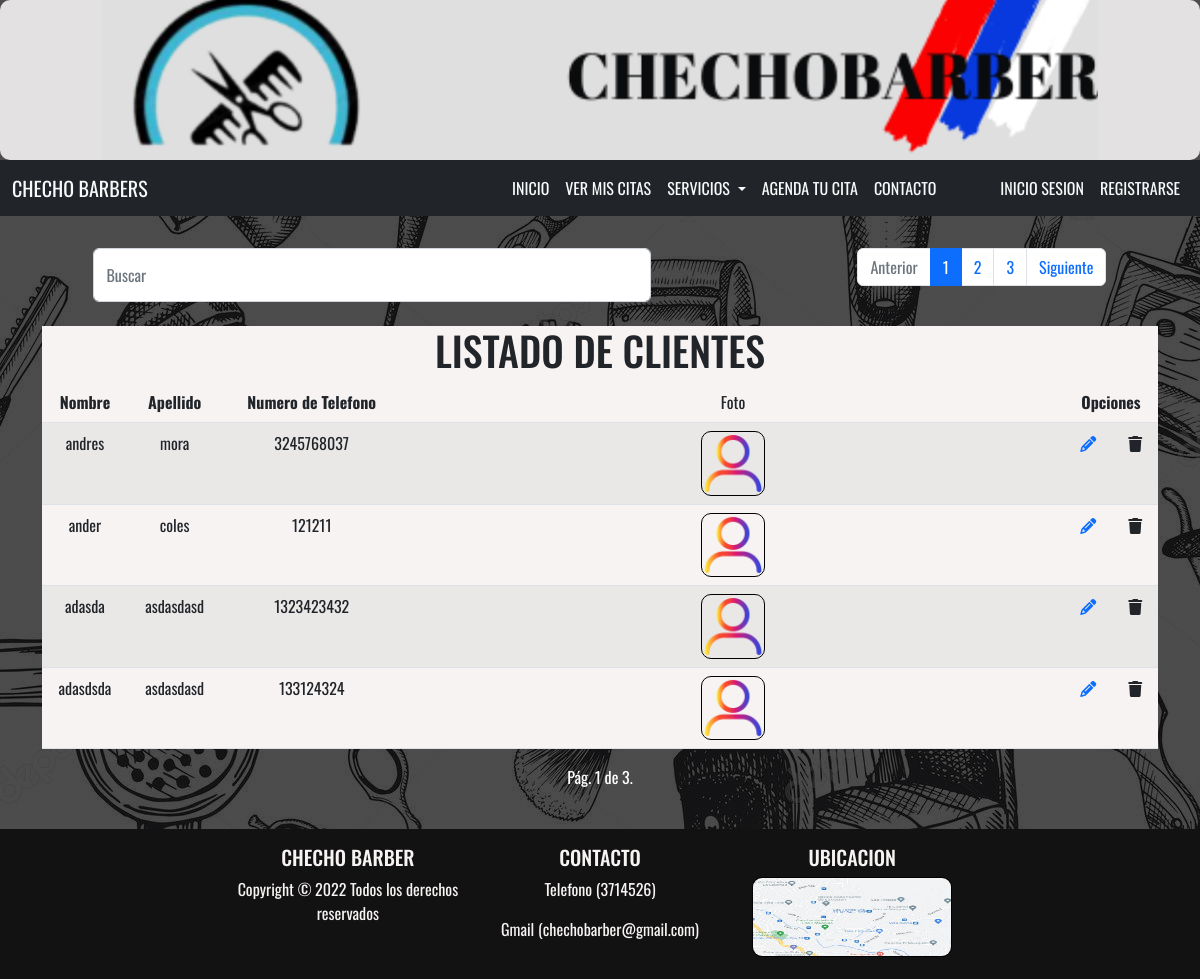
/listarClientes/, run on the app's committed database.
### checho/models.py (models this page shows, shortened)
class Clientes(models.Model):
    nombre=models.CharField(max_length=100)
    apellido=models.CharField(max_length=100)
    numeroTelefono=models.PositiveIntegerField()
    usuario=models.CharField(max_length=100)
    contraseña=models.CharField(max_length=100)
    rol=models.CharField(max_length=100,default="cliente")
    foto = models.ImageField(upload_to = 'checho/fotos', default = 'checho/fotos/default.png')

### checho/views.py (the view)
# urls.py: path('listarClientes/', views.listarClientes,name='listarClientes'),
def listarClientes(request):
    q=Clientes.objects.all()
    pag = Paginator(q, 4)   #cinco registros por página
    page_number = request.GET.get('page')
    q = pag.get_page(page_number)
    contexto = {'page_obj': q}
    return render(request,'usuario/listarUsuarios.html',contexto)

### checho/templates/usuario/listarUsuarios.html (shortened to what this page needs)
{% extends 'bases/base.html' %}
{%block content %}
<div id="respuesta" >
{% if page_obj %}
<div id="listar">
    <section class="container ">
        <div >
            <div style="display: flex; justify-content: space-around;">
                <input class="form-control " type="search" placeholder="Buscar" aria-label="Buscar" id="dato"
                name="dato" value="{{ dato_buscado }}"
                onkeyup="buscarCliente('{% url 'checho:clientesBuscar' %}');" style="width:50% ;">
            <br/>
            <nav aria-label="..." style="z-index: 1;">
                <ul class="pagination">
                    <li class="page-item {% if not page_obj.has_previous %}disabled{% endif %}">
                        <a class="page-link" {% if page_obj.has_previous %} href="?page={{ page_obj.previous_page_number }}" {% endif %}>Anterior</a>
                    </li>
                    {% for i in "x"|rjust:page_obj.paginator.num_pages|make_list %}
                        <li class="page-item {% if forloop.counter == page_obj.number %}active{% endif %}" aria-current="page">
                            <a class="page-link" href="?page={{ forloop.counter }}">{{ forloop.counter }}</a>
                        </li>
                    {% endfor %}
                    <li class="page-item {% if not page_obj.has_next %}disabled{% endif %}">
                        <a class="page-link" {% if page_obj.has_next %}href="?page={{ page_obj.next_page_number }}"{% endif %}>Siguiente</a>
                    </li>
                </ul>
            </nav>
            </div><br>
            <div id="listarServicios">
                <h1>LISTADO DE CLIENTES</h1>
                <table class="table table-striped">
                    <thead>
                        <tr>
                            <th>Nombre</th>
                            <th>Apellido</th>
                            <th>Numero de Telefono</th>
                            <td>Foto</td>
                            <th colspan="2">Opciones</th>
                        </tr>
                    </thead>
                    <tbody>
                        {% for i in page_obj %}
                        <tr>
                            <td>{{i.nombre}}</td>
                            <td>{{i.apellido}}</td>
                            <td>{{i.numeroTelefono}}</td>
                            <td><img src="{{ i.foto.url }}" width="10%" /></td>
                            <td><a href="{% url 'checho:editarCliente' i.id %}"><i class="fa-solid fa-pencil"></i></a>
                            </td>
                            <td><a onclick="validar('{% url 'checho:eliminarCliente' i.id %}')"><i
                                        class="fa-solid fa-trash"> </i></a></td>
                        </tr>
                        {% endfor %}
                    </tbody>
                </table>
            </div>
            <p style="color: white;"> Pág. {{ page_obj.number }} de {{ page_obj.paginator.num_pages }}.</p>
        </div>
    </section><br>
</div>
{% else %}
    <h1>No hay datos</h1>
{% endif %}
</div>
{% endblock %}

### checho/static/css/style.css (style rules this page uses)
body { background-image: linear-gradient(0deg, rgba(0, 0, 0, 0.7), rgb(0, 0, 0, 0.7)), url("../img/patron.jpg"); font-family: 'Oswald', sans-serif; }
#listar { text-align: center; margin-top:2em ; }
img { border-radius: 10px; -webkit-border-radius: 10px; -moz-border-radius: 10px; -ms-border-radius: 10px; -o-border-radius: 10px; border: 1px solid black; }
@media screen and (min-width: 768px) { body { background-color: rgb(249, 242, 242) } }
#listarServicios { background-color: #f7f3f3; }

### data on the page
Clientes: nombre "andres", apellido "mora", numeroTelefono "3245768037", foto (placeholder picture)
Clientes: nombre "ander", apellido "coles", numeroTelefono "121211", foto (placeholder picture)
Clientes: nombre "adasda", apellido "asdasdasd", numeroTelefono "1323423432", foto (placeholder picture)
Clientes: nombre "adasdsda", apellido "asdasdasd", numeroTelefono "133124324", foto (placeholder picture)

### other printed values
{{ page_obj.number }} "1"
{{ page_obj.paginator.num_pages }} "3"
